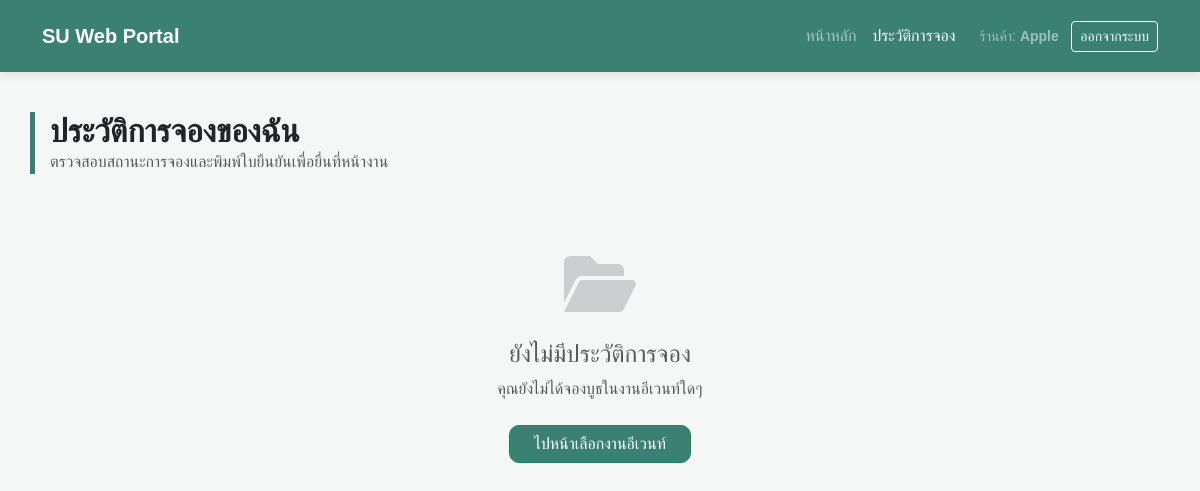
Page /Final/my_bookings.php (signed in) on the earlier database version.
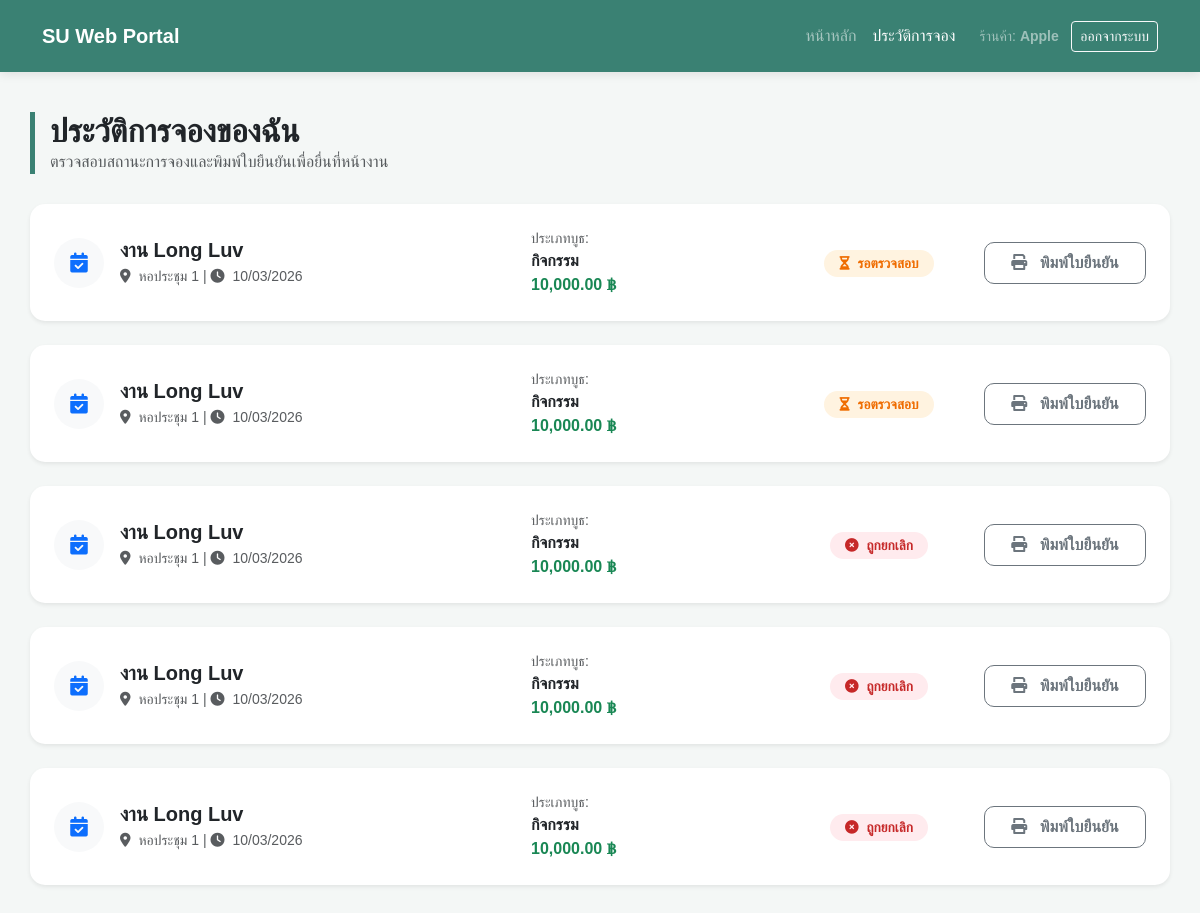
Same page on the later database version.
### tables this page shows
CREATE TABLE `event_bookings` (
  `id` int(11) NOT NULL,
  `event_id` int(11) DEFAULT NULL,
  `type_id` int(11) DEFAULT NULL,
  `owner_id` int(11) DEFAULT NULL,
  `customer_name` varchar(255) NOT NULL,
  `customer_phone` varchar(20) NOT NULL,
  `payment_slip` varchar(255) DEFAULT NULL,
  `booking_status` enum('pending','confirmed','cancelled') DEFAULT 'pending',
  `created_at` timestamp NOT NULL DEFAULT current_timestamp()
);

CREATE TABLE `events` (
  `id` int(11) NOT NULL,
  `event_name` varchar(255) NOT NULL,
  `event_date` date NOT NULL,
  `location` varchar(255) DEFAULT NULL,
  `created_at` timestamp NOT NULL DEFAULT current_timestamp()
);

CREATE TABLE `booth_types` (
  `id` int(11) NOT NULL,
  `event_id` int(11) DEFAULT NULL,
  `type_name` varchar(100) NOT NULL,
  `price` decimal(10,2) DEFAULT 0.00,
  `total_slots` int(11) NOT NULL
);

### Final/my_bookings.php (the view, shortened to what the changed rows need)
<?php
include 'config.php';
$owner_id = $_SESSION['owner_id'];
$sql = "SELECT b.*, e.event_name, e.event_date, e.location, t.type_name, t.price
        FROM event_bookings b
        JOIN events e ON b.event_id = e.id
        JOIN booth_types t ON b.type_id = t.id
        WHERE b.owner_id = ?
        ORDER BY b.created_at DESC";
$stmt = $conn->prepare($sql);
$stmt->execute([$owner_id]);
$bookings = $stmt->fetchAll();
?>
<!DOCTYPE html>
<html lang="th">
<head>
    <link href="https://cdn.jsdelivr.net/npm/bootstrap@5.3.0/dist/css/bootstrap.min.css" rel="stylesheet">
    <link rel="stylesheet" href="https://cdnjs.cloudflare.com/ajax/libs/font-awesome/6.0.0/css/all.min.css">
</head>
<body>
<div class="container main-container">
    <div class="page-title">
        <h2 class="fw-bold mb-0">ประวัติการจองของฉัน</h2>
    </div>
    <div class="row g-4">
        <?php if (count($bookings) > 0): ?>
            <?php foreach ($bookings as $b): ?>
            <div class="col-12">
                <div class="card booking-card shadow-sm p-3 p-md-4">
                    <div class="row align-items-center">
                        <div class="col-md-5 mb-3 mb-md-0">
                            <div class="d-flex align-items-center">
                                <div class="rounded-circle bg-light d-flex align-items-center justify-content-center text-primary mb-0 me-3" style="width: 50px; height: 50px;">
                                    <i class="fas fa-calendar-check fa-lg"></i>
                                </div>
                                <div>
                                    <h5 class="fw-bold mb-1 text-dark"><?php echo htmlspecialchars($b['event_name']); ?></h5>
                                    <p class="mb-0 text-muted small">
                                        <i class="fas fa-map-marker-alt me-1"></i> <?php echo htmlspecialchars($b['location']); ?> |
                                        <i class="fas fa-clock me-1"></i> <?php echo date('d/m/Y', strtotime($b['event_date'])); ?>
                                    </p>
                                </div>
                            </div>
                        </div>
                        <div class="col-md-3 mb-3 mb-md-0 border-start-md ps-md-4">
                            <div class="small text-muted">ประเภทบูธ:</div>
                            <div class="fw-bold"><?php echo htmlspecialchars($b['type_name']); ?></div>
                            <div class="text-success fw-bold"><?php echo number_format($b['price'], 2); ?> ฿</div>
                        </div>
                        <div class="col-md-2 text-md-center mb-3 mb-md-0">
                            <?php if($b['booking_status'] == 'pending'): ?>
                                <span class="status-badge status-pending"><i class="fas fa-hourglass-half me-1"></i> รอตรวจสอบ</span>
                            <?php elseif($b['booking_status'] == 'confirmed'): ?>
                                <span class="status-badge status-confirmed"><i class="fas fa-check-circle me-1"></i> ยืนยันแล้ว</span>
                            <?php else: ?>
                                <span class="status-badge status-cancelled"><i class="fas fa-times-circle me-1"></i> ถูกยกเลิก</span>
                            <?php endif; ?>
                        </div>
                        <div class="col-md-2 text-md-end">
                            <a href="booking_receipt.php?id=<?php echo $b['id']; ?>" class="btn btn-outline-secondary btn-print w-100 w-md-auto py-2">
                                <i class="fas fa-print me-2"></i> พิมพ์ใบยืนยัน
                            </a>
                        </div>
                    </div>
                </div>
            </div>
            <?php endforeach; ?>
        <?php else: ?>
            <div class="col-12 text-center py-5">
                <div class="mb-4">
                    <i class="fas fa-folder-open fa-4x text-muted opacity-25"></i>
                </div>
                <h4 class="text-muted">ยังไม่มีประวัติการจอง</h4>
                <p class="text-muted mb-4">คุณยังไม่ได้จองบูธในงานอีเวนท์ใดๆ</p>
                <a href="index.php" class="btn btn-success px-4" style="background: var(--su-green); border-radius: 10px;">ไปหน้าเลือกงานอีเวนท์</a>
            </div>
        <?php endif; ?>
    </div>
</div>
</body>
</html>

Differences in the rows shown:
added event_bookings: event.event_name "งาน Long Luv", event.location "หอประชุม 1", event.event_date "10/03/2026", type.type_name "กิจกรรม", type.price "10,000.00", booking_status "pending" (drawn)
added event_bookings: event.event_name "งาน Long Luv", event.location "หอประชุม 1", event.event_date "10/03/2026", type.type_name "กิจกรรม", type.price "10,000.00", booking_status "pending" (drawn)
added event_bookings: event.event_name "งาน Long Luv", event.location "หอประชุม 1", event.event_date "10/03/2026", type.type_name "กิจกรรม", type.price "10,000.00", booking_status "cancelled" (drawn)
added event_bookings: event.event_name "งาน Long Luv", event.location "หอประชุม 1", event.event_date "10/03/2026", type.type_name "กิจกรรม", type.price "10,000.00", booking_status "cancelled" (drawn)
added event_bookings: event.event_name "งาน Long Luv", event.location "หอประชุม 1", event.event_date "10/03/2026", type.type_name "กิจกรรม", type.price "10,000.00", booking_status "cancelled" (drawn)
Other differences:
text no longer shown: "ยังไม่มีประวัติการจอง คุณยังไม่ได้จองบูธในงานอีเวนท์ใดๆ ไปหน้าเลือกงานอีเวนท์"
